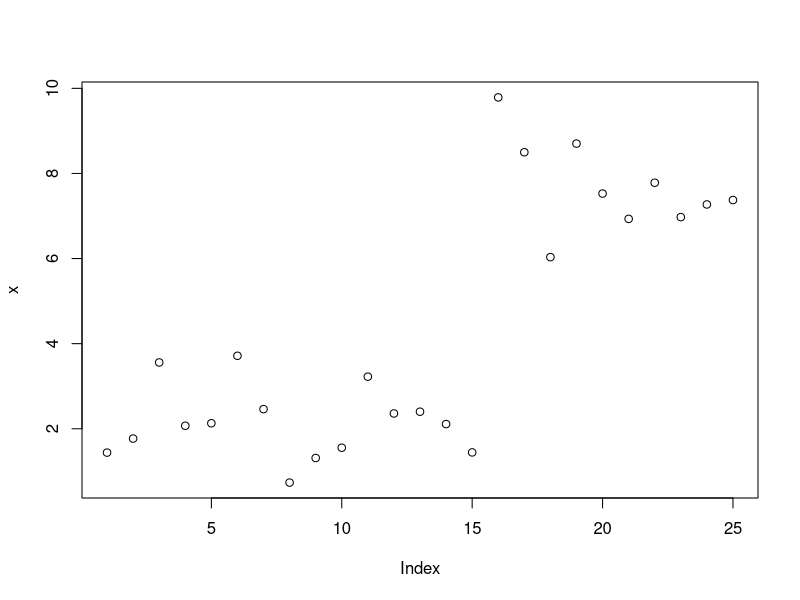

Here is the R script that generated this plot:
f.obj <- function(z, mu, x){
  f = sum(z * (x - mu[1]))^2 + sum((1- z)*(x - mu[2])^2)
  
  return(f)
}

# z é a indicadora para o grupo 1, ou seja N(2,1)

#------------------------- 

kmeans.func <- function(z,x){
  
  conta = 1
  z = z0
  
  z_old <- rep(0, times = nrow(x))
  
  Z = matrix(z)
  M = matrix(c(0,0))
  
  while(!identical(z, z_old)){ 
    
    mu = c(mean(x[which(z == 1)]), mean(x[which(z == 0)])) 
    z_old <- z  
  
    for(i in 1:nrow(x)) z[i] <- ifelse(f.obj(z = 1, mu, x[i]) < f.obj(z = 0, mu, x[i]), 1, 0)
    
    conta = conta + 1
    
    Z = cbind(Z,z)
    M = cbind(M,mu)
  }
  
  # arrumar a apresentação dos dados para não ficar confuso 
  # transformar em grupo 1 (Z=1) e grupo 2 (z=0)

  Z = ifelse(Z == 0, 2, Z)
  z = ifelse(z == 0, 2, z)
  
  it = conta - 1
  rownames(Z) = paste("x", 1:nrow(x), sep = "")
  colnames(Z) = paste("i", 0:it, sep = "")
  
  M <- M[,-1]
  
  rownames(M) <- paste("mu", 1:2, sep = "")
  colnames(M) <- paste("i", 1:it, sep = "")
  
  list("grupo" = list("z.arg.ot" = z, "z.seq.ot" = Z), 
       "media" = list("mu.arg.ot" = M, "mu.seq.ot" = mu),
       "it" = it)  
}


set.seed(123)
x = cbind(c(rnorm(15, mean = 2), rnorm(10, mean = 8)))
plot(x)

z0 = sample(c(0,1), length(x), replace = TRUE) # valor inicial
kmeans.func(z0, x)
